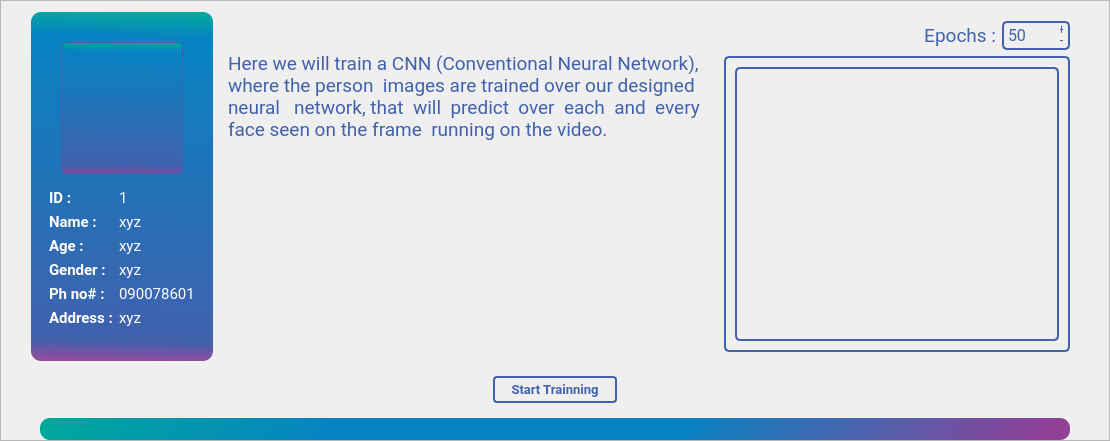
            <widget class="QFrame" name="frame_133">
             <property name="sizePolicy">
              <sizepolicy hsizetype="Preferred" vsizetype="Expanding">
               <horstretch>0</horstretch>
               <verstretch>0</verstretch>
              </sizepolicy>
             </property>
             <property name="styleSheet">
              <string notr="true">background:none;
background-image: url(:/newPrefix/images/logobg2.png);
background-position: center;
	background-size: cover;
	background-repeat: no-repeat;
	background-attachment: fixed;</string>
             </property>
             <property name="frameShape">
              <enum>QFrame::StyledPanel</enum>
             </property>
             <property name="frameShadow">
              <enum>QFrame::Raised</enum>
             </property>
             <layout class="QGridLayout" name="gridLayout_8">
              <property name="leftMargin">
               <number>30</number>
              </property>
              <property name="rightMargin">
               <number>30</number>
              </property>
              <property name="bottomMargin">
               <number>0</number>
              </property>
              <item row="4" column="0" colspan="3">
               <widget class="QFrame" name="frame_20">
                <property name="sizePolicy">
                 <sizepolicy hsizetype="Preferred" vsizetype="Fixed">
                  <horstretch>0</horstretch>
                  <verstretch>0</verstretch>
                 </sizepolicy>
                </property>
                <property name="styleSheet">
                 <string notr="true">background:none;</string>
                </property>
                <property name="frameShape">
                 <enum>QFrame::NoFrame</enum>
                </property>
                <property name="frameShadow">
                 <enum>QFrame::Raised</enum>
                </property>
                <layout class="QHBoxLayout" name="horizontalLayout_7">
                 <property name="topMargin">
                  <number>0</number>
                 </property>
                 <property name="bottomMargin">
                  <number>0</number>
                 </property>
                 <item>
                  <widget class="QProgressBar" name="progressBar4">
                   <property name="font">
                    <font>
                     <family>Roboto</family>
                     <pointsize>8</pointsize>
                    </font>
                   </property>
                   <property name="styleSheet">
                    <string notr="true">QProgressBar{
border-style:none;
background:transparent;
border-radius:10px;
text-align:center;
color:rgb(38, 38, 38);
}
QProgressBar::chunk{
border-radius:10px;
	
	background-color: qlineargradient(spread:pad, x1:0, y1:0.54, x2:1, y2:0.556818, stop:0 rgba(0, 168, 155, 255), stop:0.284091 rgba(6, 131, 194, 255), stop:0.619318 rgba(6, 131, 194, 255), stop:0.977273 rgba(145, 65, 152, 255));
}</string>
                   </property>
                   <property name="value">
                    <number>100</number>
                   </property>
                   <property name="textVisible">
                    <bool>false</bool>
                   </property>
                  </widget>
                 </item>
                </layout>
               </widget>
              </item>
              <item row="0" column="0" rowspan="3" alignment="Qt::AlignLeft">
               <widget class="QFrame" name="frame_17">
                <property name="styleSheet">
                 <string notr="true">QFrame{
background:none;}
QFrame{
	background-color: qlineargradient(spread:pad, x1:0.477273, y1:1, x2:0.488636, y2:0, stop:0 rgba(145, 65, 152, 241), stop:0.0568182 rgba(65, 97, 173, 255), stop:0.931818 rgba(6, 131, 194, 255), stop:1 rgba(0, 168, 155, 250));
max-width:300px;
border-radius:10px;
}

</string>
                </property>
                <property name="frameShape">
                 <enum>QFrame::NoFrame</enum>
                </property>
                <property name="frameShadow">
                 <enum>QFrame::Raised</enum>
                </property>
                <layout class="QVBoxLayout" name="verticalLayout_6">
                 <property name="topMargin">
                  <number>30</number>
                 </property>
                 <item alignment="Qt::AlignHCenter">
                  <widget class="QLabel" name="pic4">
                   <property name="maximumSize">
                    <size>
                     <width>122</width>
                     <height>132</height>
                    </size>
                   </property>
                   <property name="styleSheet">
                    <string notr="true">border:1px solid rgb(65, 97, 173);
border-radius:5px;
max-width:120px;
min-width:120px;
max-height:130px;
min-height:130px;</string>
                   </property>
                   <property name="text">
                    <string/>
                   </property>
                   <property name="pixmap">
                    <pixmap resource="nx.qrc">:/newPrefix/images/avatar.jpeg</pixmap>
                   </property>
                   <property name="scaledContents">
                    <bool>true</bool>
                   </property>
                  </widget>
                 </item>
                 <item alignment="Qt::AlignHCenter">
                  <widget class="QFrame" name="frame_22">
                   <property name="font">
                    <font>
                     <family>Roboto</family>
                     <pointsize>6</pointsize>
                    </font>
                   </property>
                   <property name="styleSheet">
                    <string notr="true">background:none;
color: rgb(255, 255, 255);</string>
                   </property>
                   <property name="frameShape">
                    <enum>QFrame::NoFrame</enum>
                   </property>
                   <property name="frameShadow">
                    <enum>QFrame::Raised</enum>
                   </property>
                   <layout class="QFormLayout" name="formLayout">
                    <property name="leftMargin">
                     <number>9</number>
                    </property>
                    <item row="0" column="0">
                     <widget class="QLabel" name="label_45">
                      <property name="sizePolicy">
                       <sizepolicy hsizetype="Preferred" vsizetype="Fixed">
                        <horstretch>0</horstretch>
                        <verstretch>0</verstretch>
                       </sizepolicy>
                      </property>
                      <property name="font">
                       <font>
                        <family>Roboto</family>
                        <pointsize>11</pointsize>
                        <weight>75</weight>
                        <bold>true</bold>
                       </font>
                      </property>
                      <property name="styleSheet">
                       <string notr="true">color: rgb(255, 255, 255);</string>
                      </property>
                      <property name="text">
                       <string>ID :</string>
                      </property>
                     </widget>
                    </item>
                    <item row="0" column="1">
                     <widget class="QLabel" name="id_label4">
                      <property name="font">
                       <font>
                        <family>Roboto</family>
                        <pointsize>11</pointsize>
                       </font>
                      </property>
                      <property name="styleSheet">
                       <string notr="true">color: rgb(255, 255, 255);</string>
                      </property>
                      <property name="text">
                       <string>1</string>
                      </property>
                     </widget>
                    </item>
                    <item row="1" column="0">
                     <widget class="QLabel" name="label_30">
                      <property name="sizePolicy">
                       <sizepolicy hsizetype="Preferred" vsizetype="Fixed">
                        <horstretch>0</horstretch>
                        <verstretch>0</verstretch>
                       </sizepolicy>
                      </property>
                      <property name="font">
                       <font>
                        <family>Roboto</family>
                        <pointsize>11</pointsize>
                        <weight>75</weight>
                        <bold>true</bold>
                       </font>
                      </property>
                      <property name="styleSheet">
                       <string notr="true">color: rgb(255, 255, 255);</string>
                      </property>
                      <property name="text">
                       <string>Name :</string>
                      </property>
                     </widget>
                    </item>
                    <item row="1" column="1">
                     <widget class="QLabel" name="name_label4">
                      <property name="font">
                       <font>
                        <family>Roboto</family>
                        <pointsize>11</pointsize>
                       </font>
                      </property>
                      <property name="styleSheet">
                       <string notr="true">color: rgb(255, 255, 255);</string>
                      </property>
                      <property name="text">
                       <string>xyz</string>
                      </property>
                     </widget>
                    </item>
                    <item row="2" column="0">
                     <widget class="QLabel" name="label_32">
                      <property name="sizePolicy">
                       <sizepolicy hsizetype="Preferred" vsizetype="Fixed">
                        <horstretch>0</horstretch>
                        <verstretch>0</verstretch>
                       </sizepolicy>
                      </property>
                      <property name="font">
                       <font>
                        <family>Roboto</family>
                        <pointsize>11</pointsize>
                        <weight>75</weight>
                        <bold>true</bold>
                       </font>
                      </property>
                      <property name="styleSheet">
                       <string notr="true">color: rgb(255, 255, 255);</string>
                      </property>
                      <property name="text">
                       <string>Age :</string>
                      </property>
                     </widget>
                    </item>
                    <item row="2" column="1">
                     <widget class="QLabel" name="age_label4">
                      <property name="font">
                       <font>
                        <family>Roboto</family>
                        <pointsize>11</pointsize>
                       </font>
                      </property>
                      <property name="styleSheet">
                       <string notr="true">color: rgb(255, 255, 255);</string>
                      </property>
                      <property name="text">
                       <string>xyz</string>
                      </property>
                     </widget>
                    </item>
                    <item row="3" column="0">
                     <widget class="QLabel" name="label_33">
                      <property name="sizePolicy">
                       <sizepolicy hsizetype="Preferred" vsizetype="Fixed">
                        <horstretch>0</horstretch>
                        <verstretch>0</verstretch>
                       </sizepolicy>
                      </property>
                      <property name="font">
                       <font>
                        <family>Roboto</family>
                        <pointsize>11</pointsize>
                        <weight>75</weight>
                        <bold>true</bold>
                       </font>
                      </property>
                      <property name="styleSheet">
                       <string notr="true">color: rgb(255, 255, 255);</string>
                      </property>
                      <property name="text">
                       <string>Gender :</string>
                      </property>
                     </widget>
                    </item>
                    <item row="3" column="1">
                     <widget class="QLabel" name="gender_label4">
                      <property name="font">
                       <font>
                        <family>Roboto</family>
                        <pointsize>11</pointsize>
                       </font>
                      </property>
                      <property name="styleSheet">
                       <string notr="true">color: rgb(255, 255, 255);</string>
                      </property>
                      <property name="text">
                       <string>xyz</string>
                      </property>
                     </widget>
                    </item>
                    <item row="4" column="0">
                     <widget class="QLabel" name="label_34">
                      <property name="sizePolicy">
                       <sizepolicy hsizetype="Preferred" vsizetype="Fixed">
                        <horstretch>0</horstretch>
                        <verstretch>0</verstretch>
                       </sizepolicy>
                      </property>
                      <property name="font">
                       <font>
                        <family>Roboto</family>
                        <pointsize>11</pointsize>
                        <weight>75</weight>
                        <bold>true</bold>
                       </font>
                      </property>
                      <property name="styleSheet">
                       <string notr="true">color: rgb(255, 255, 255);</string>
                      </property>
                      <property name="text">
                       <string>Ph no# :</string>
                      </property>
                     </widget>
                    </item>
                    <item row="4" column="1">
                     <widget class="QLabel" name="ph_label4">
                      <property name="font">
                       <font>
                        <family>Roboto</family>
                        <pointsize>11</pointsize>
                       </font>
                      </property>
                      <property name="styleSheet">
                       <string notr="true">color: rgb(255, 255, 255);</string>
                      </property>
                      <property name="text">
                       <string>090078601</string>
                      </property>
                     </widget>
                    </item>
                    <item row="5" column="0">
                     <widget class="QLabel" name="label_46">
                      <property name="sizePolicy">
                       <sizepolicy hsizetype="Preferred" vsizetype="Fixed">
                        <horstretch>0</horstretch>
                        <verstretch>0</verstretch>
                       </sizepolicy>
                      </property>
                      <property name="font">
                       <font>
                        <family>Roboto</family>
                        <pointsize>11</pointsize>
                        <weight>75</weight>
                        <bold>true</bold>
                       </font>
                      </property>
                      <property name="styleSheet">
                       <string notr="true">color: rgb(255, 255, 255);</string>
                      </property>
                      <property name="text">
                       <string>Address :</string>
                      </property>
                     </widget>
                    </item>
                    <item row="5" column="1">
                     <widget class="QLabel" name="address_label4">
                      <property name="font">
                       <font>
                        <family>Roboto</family>
                        <pointsize>11</pointsize>
                       </font>
                      </property>
                      <property name="styleSheet">
                       <string notr="true">color: rgb(255, 255, 255);</string>
                      </property>
                      <property name="text">
                       <string>xyz</string>
                      </property>
                     </widget>
                    </item>
                   </layout>
                  </widget>
                 </item>
                </layout>
               </widget>
              </item>
              <item row="0" column="2" rowspan="3" alignment="Qt::AlignRight|Qt::AlignTop">
               <widget class="QFrame" name="frame_28">
                <property name="styleSheet">
                 <string notr="true">background:none;</string>
                </property>
                <property name="frameShape">
                 <enum>QFrame::NoFrame</enum>
                </property>
                <property name="frameShadow">
                 <enum>QFrame::Raised</enum>
                </property>
                <layout class="QVBoxLayout" name="verticalLayout_15">
                 <item alignment="Qt::AlignRight|Qt::AlignTop">
                  <widget class="QFrame" name="frame_18">
                   <property name="sizePolicy">
                    <sizepolicy hsizetype="Fixed" vsizetype="Fixed">
                     <horstretch>0</horstretch>
                     <verstretch>0</verstretch>
                    </sizepolicy>
                   </property>
                   <property name="styleSheet">
                    <string notr="true">background:none;</string>
                   </property>
                   <property name="frameShape">
                    <enum>QFrame::NoFrame</enum>
                   </property>
                   <property name="frameShadow">
                    <enum>QFrame::Raised</enum>
                   </property>
                   <layout class="QHBoxLayout" name="horizontalLayout_6">
                    <property name="leftMargin">
                     <number>9</number>
                    </property>
                    <property name="topMargin">
                     <number>0</number>
                    </property>
                    <property name="rightMargin">
                     <number>0</number>
                    </property>
                    <property name="bottomMargin">
                     <number>0</number>
                    </property>
                    <item>
                     <widget class="QLabel" name="label_7">
                      <property name="sizePolicy">
                       <sizepolicy hsizetype="Fixed" vsizetype="Preferred">
                        <horstretch>0</horstretch>
                        <verstretch>0</verstretch>
                       </sizepolicy>
                      </property>
                      <property name="font">
                       <font>
                        <family>Roboto</family>
                        <pointsize>14</pointsize>
                       </font>
                      </property>
                      <property name="styleSheet">
                       <string notr="true">color: #4262ad;</string>
                      </property>
                      <property name="text">
                       <string>Epochs :</string>
                      </property>
                      <property name="alignment">
                       <set>Qt::AlignRight|Qt::AlignTrailing|Qt::AlignVCenter</set>
                      </property>
                     </widget>
                    </item>
                    <item>
                     <widget class="QSpinBox" name="epochs">
                      <property name="font">
                       <font>
                        <family>Roboto</family>
                        <pointsize>12</pointsize>
                       </font>
                      </property>
                      <property name="styleSheet">
                       <string notr="true">border:2px solid #4262ad;
border-radius:5px;
color:#4262ad;
max-width:60px;
min-width:60px;
padding:2px;
background:transparent</string>
                      </property>
                      <property name="buttonSymbols">
                       <enum>QAbstractSpinBox::PlusMinus</enum>
                      </property>
                      <property name="maximum">
                       <number>50</number>
                      </property>
                      <property name="singleStep">
                       <number>2</number>
                      </property>
                      <property name="value">
                       <number>50</number>
                      </property>
                     </widget>
                    </item>
                   </layout>
                  </widget>
                 </item>
                 <item alignment="Qt::AlignRight|Qt::AlignTop">
                  <widget class="QFrame" name="graph">
                   <property name="sizePolicy">
                    <sizepolicy hsizetype="Preferred" vsizetype="Preferred">
                     <horstretch>0</horstretch>
                     <verstretch>0</verstretch>
                    </sizepolicy>
                   </property>
                   <property name="font">
                    <font>
                     <family>Roboto</family>
                     <pointsize>10</pointsize>
                    </font>
                   </property>
                   <property name="styleSheet">
                    <string notr="true">background:none;
color:#4262ad;
border:2px solid #4262ad;
border-radius:5px;
min-width:320px;
min-height:270px;

</string>
                   </property>
                   <property name="frameShape">
                    <enum>QFrame::NoFrame</enum>
                   </property>
                   <property name="frameShadow">
                    <enum>QFrame::Raised</enum>
                   </property>
                   <layout class="QVBoxLayout" name="verticalLayout_20">
                    <item>
                     <widget class="QLabel" name="label_graph">
                      <property name="sizePolicy">
                       <sizepolicy hsizetype="Preferred" vsizetype="Preferred">
                        <horstretch>0</horstretch>
                        <verstretch>0</verstretch>
                       </sizepolicy>
                      </property>
                      <property name="frameShape">
                       <enum>QFrame::NoFrame</enum>
                      </property>
                      <property name="text">
                       <string/>
                      </property>
                      <property name="pixmap">
                       <pixmap>:/newPrefix/output/training_plot.jpg</pixmap>
                      </property>
                      <property name="scaledContents">
                       <bool>true</bool>
                      </property>
                      <property name="alignment">
                       <set>Qt::AlignCenter</set>
                      </property>
                     </widget>
                    </item>
                   </layout>
                  </widget>
                 </item>
                </layout>
               </widget>
              </item>
              <item row="3" column="0" colspan="3">
               <widget class="QFrame" name="frame_21">
                <property name="sizePolicy">
                 <sizepolicy hsizetype="Preferred" vsizetype="Fixed">
                  <horstretch>0</horstretch>
                  <verstretch>0</verstretch>
                 </sizepolicy>
                </property>
                <property name="styleSheet">
                 <string notr="true">background:none;</string>
                </property>
                <property name="frameShape">
                 <enum>QFrame::NoFrame</enum>
                </property>
                <property name="frameShadow">
                 <enum>QFrame::Raised</enum>
                </property>
                <layout class="QHBoxLayout" name="horizontalLayout_5">
                 <property name="topMargin">
                  <number>9</number>
                 </property>
                 <property name="bottomMargin">
                  <number>9</number>
                 </property>
                 <item>
                  <widget class="QPushButton" name="train4_1">
                   <property name="font">
                    <font>
                     <family>Roboto</family>
                     <pointsize>10</pointsize>
                     <weight>75</weight>
                     <bold>true</bold>
                    </font>
                   </property>
                   <property name="styleSheet">
                    <string notr="true">QPushButton{background:none;
 border:2px solid #4161AD;
 border-radius:4px;
 color:#4161AD;
 padding-top:3px;
 padding-bottom:3px;
max-width:120px;}

QPushButton:hover{
	background-color: rgb(65, 97, 173);
	color: rgb(255, 255, 255);
}
               </string>
                   </property>
                   <property name="text">
                    <string>Start Trainning</string>
                   </property>
                  </widget>
                 </item>
                </layout>
               </widget>
              </item>
              <item row="0" column="1" rowspan="3" alignment="Qt::AlignHCenter">
               <widget class="QFrame" name="frame_16">
                <property name="styleSheet">
                 <string notr="true">background:none;</string>
                </property>
                <property name="frameShape">
                 <enum>QFrame::NoFrame</enum>
                </property>
                <property name="frameShadow">
                 <enum>QFrame::Raised</enum>
                </property>
                <layout class="QHBoxLayout" name="horizontalLayout_9">
                 <property name="topMargin">
                  <number>40</number>
                 </property>
                 <item alignment="Qt::AlignTop">
                  <widget class="QLabel" name="label_52">
                   <property name="font">
                    <font>
                     <family>Roboto</family>
                     <pointsize>14</pointsize>
                    </font>
                   </property>
                   <property name="whatsThis">
                    <string>&lt;html&gt;&lt;head/&gt;&lt;body&gt;&lt;p align=&quot;justify&quot;&gt;&lt;br/&gt;&lt;/p&gt;&lt;/body&gt;&lt;/html&gt;</string>
                   </property>
                   <property name="styleSheet">
                    <string notr="true">color: rgb(65, 97, 173);</string>
                   </property>
                   <property name="text">
                    <string>Here we will train a CNN (Conventional Neural Network),
where the person  images are trained over our designed 
neural   network, that  will  predict  over  each  and  every
face seen on the frame  running on the video.</string>
                   </property>
                  </widget>
                 </item>
                </layout>
               </widget>
              </item>
             </layout>
            </widget>
